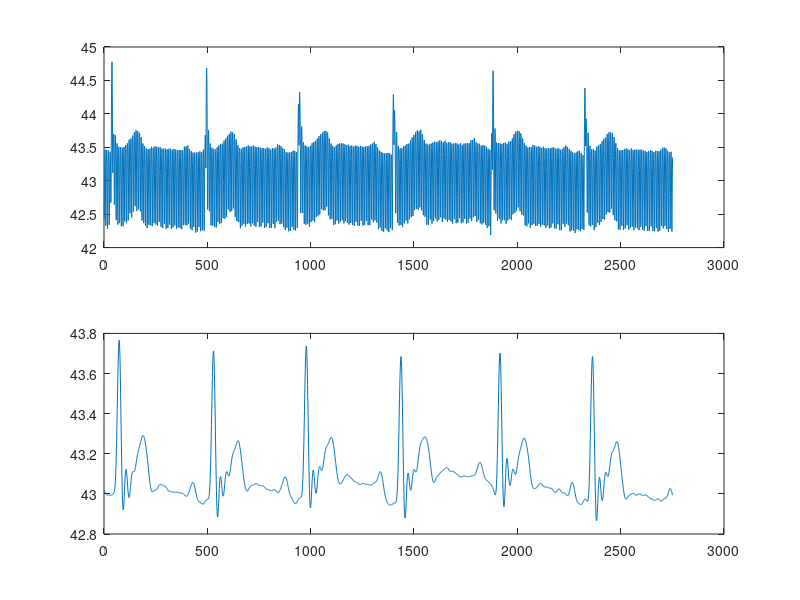

MATLAB code for this plot:
load output.txt % load CSV file
subplot(2,1,1)
plot(output(250:3000)) % initial ECG waveform
fs = 500; % sampling frequency
f = 35; % cutoff frequency
n = 10; % filter order

[b,a] = butter(n,f/fs); % extracting filter coefficients
filtered = filter(b,a,output); % filtering the data from CSV file
subplot(2,1,2)
plot(filtered(250:3000)) % filtered ECG waveform

save('-text',"octave_output.txt","filtered"); % save filtered data to a text file